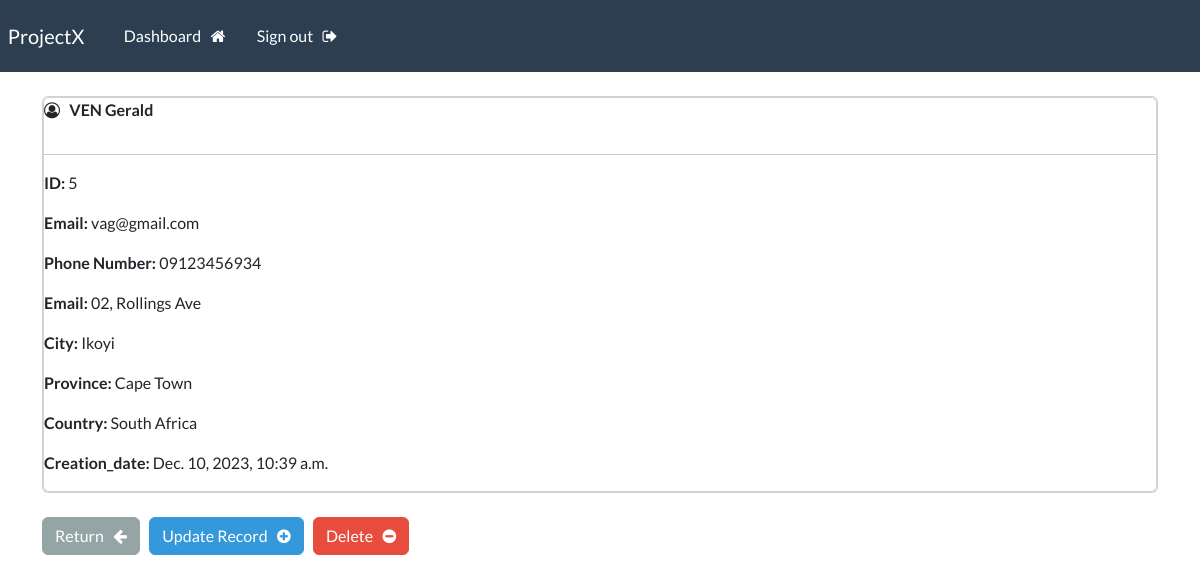
The app's page /record/5 (signed in) with its own data.
### board/models.py (models this page shows, shortened)
class Record(models.Model):
    creation_date = models.DateTimeField(auto_now_add=True)
    first_name = models.CharField(max_length=100)
    last_name = models.CharField(max_length=100)
    email = models.CharField(max_length=255)
    phone = models.CharField(max_length=20)
    address = models.CharField(max_length=300)
    city = models.CharField(max_length=100)
    province = models.CharField(max_length=200)
    country = models.CharField(max_length=125)

### board/views.py (the view)
# urls.py: path('record/<int:pk>', views.singular_record, name='record'),
@login_required(login_url='my_login')
def singular_record(request, pk):
    all_records = Record.objects.get(id=pk)
    context = {'record': all_records}
    return render(request, 'webapp/view-record.html', context=context)

### board/templates/webapp/view-record.html (shortened to what this page needs)
{% extends 'webapp/base.html' %}
{% block content %}
    <div class="card">
        <div class="card body">
            <p>
                <i class="fa fa-user-circle-o" aria-hidden="true"></i> &nbsp;
                <strong>
                {{record.last_name|upper}}
                {{record.first_name}}
                </strong>
            </p>
            <hr>
            <p> <strong> ID: </strong>{{record.id}}</p>
            <p> <strong> Email: </strong>{{record.email}}</p>
            <p> <strong> Phone Number: </strong>{{record.phone}}</p>
            <p> <strong> Email: </strong>{{record.address}}</p>
            <p> <strong> City: </strong>{{record.city}}</p>
            <p> <strong> Province: </strong>{{record.province}}</p>
            <p> <strong> Country: </strong>{{record.country}}</p>
            <p> <strong> Creation_date: </strong>{{record.creation_date}}</p>
        </div>
    </div>
    <br>
    <a href="{% url 'dashboard' %}" class="btn btn-secondary"> Return &nbsp; <i class="fa fa-arrow-left" aria-hidden="true"></i></a>
    <a href="{% url 'update_record' record.id %}" class="btn btn-info"> Update Record &nbsp; <i class="fa fa-plus-circle" aria-hidden="true"></i></a>
    <a href="{% url 'delete_record'  record.id%}" class="btn btn-danger"> Delete &nbsp; <i class="fa fa-minus-circle" aria-hidden="true"></i></a>
{% endblock %}

### records on screen
Record: last_name "VEN", first_name "Gerald", id "5", email "vag@gmail.com", phone "09123456934", address "02, Rollings Ave", city "Ikoyi", province "Cape Town", country "South Africa", creation_date "Dec. 10, 2023, 10:39 a.m."
